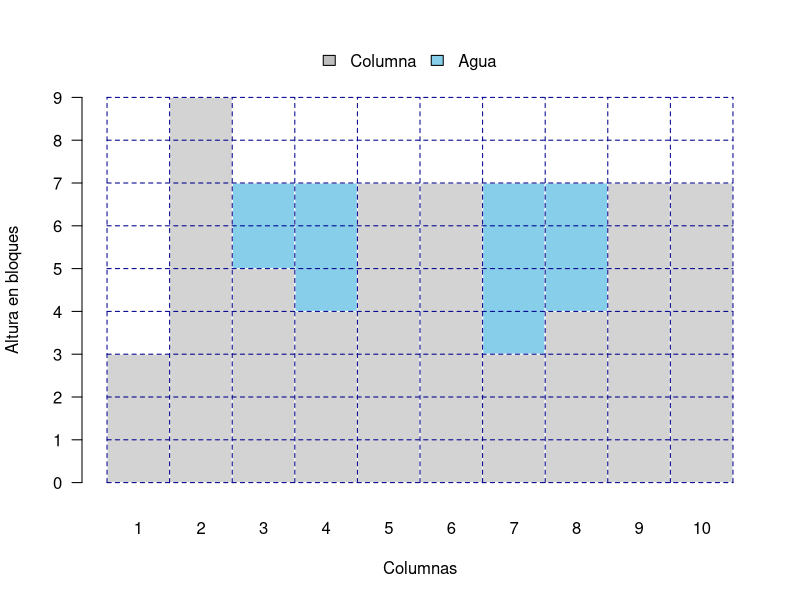

The R source for this figure:
## ---- chunk 1
knitr::opts_chunk$set(warning = F)
## ---- chunk 2
set.seed(3)
x = ceiling(runif(10,1,10))
x.agua = rep(c(3,4,7,8),c(7,7,7,7))

agua = hist(x.agua, breaks = 1:11, right = F, ylim = c(0,9), xlim = c(1,11),
         xaxt = "n", yaxt = "n", main = "", ylab = "Altura en bloques", xlab = "Columnas",
         col = "skyblue", border = "white")

paredes = hist(rep(1:10,x), breaks = 1:11, right = F, add = T, border = "white")

axis(1, at = paredes$mids, labels = 1:10, tick = F)
axis(2, at = c(0:9), labels = 0:9, las = 1)

for(i in 0:(length(x) + 1)){
  lines(c(i,i),c(0,9), lty = 2, col = "darkblue")
  if(i < 10)
  lines(c(1,11),c(i,i), lty = 2, col = "darkblue")
}

legend("top", y = NULL, legend = c("Columna", "Agua"), fill = c("gray", "skyblue"),
       horiz = T, bty = "n", inset = c(0,-0.1), xpd = T)
## ---- chunk 3
nieve1 = function(alturas){
  m = matrix(NA, nrow = max(alturas), ncol = length(alturas))
  for (i in 1:length(alturas)) {
    if(alturas[i] > 0){
      m[1:alturas[i],i] = "bloque" 
    }
  }
  print(m)
  cantidad.por.fila = apply(m, 1, FUN = function(x){
    validos = which(x == "bloque")
    x = x[min(validos):max(validos)]
    suma = 0
    for (i in 1:length(x) - 1) {
      if(is.na(x[i+1])){
        suma = suma + 1
      }
    }
    return(suma)
  })
  total = sum(cantidad.por.fila)
  return(total)
}
set.seed(3)
x = ceiling(runif(10,1,10))
n = nieve1(x)
## ---- chunk 4
lluvia1 = function(alturas){
  # Matriz que representa las columnas
  m = matrix(NA, nrow = max(alturas), ncol = length(alturas))
  
  for (i in 1:length(alturas)) {
    if(alturas[i] > 0){
      m[1:alturas[i],i] = "bloque" # Rellenamos lo valores de la matriz
    }
  }
  
  # Determinamos las casillas que pueden llenarse de agua
  cantidad.por.fila = apply(m, 1, FUN = function(x){ # Operamos cada fila de la matriz
    
    # Miramos todas las casillas de la fila en las que hay bloques.
    validos = which(x == "bloque")
    
    # Establecemos el inicio y término que se considerará en la fila,
    # ya que no tiene sentido iniciar y terminar en columnas de 0 bloques.
    x = x[min(validos):max(validos)]
    
    suma = 0 # Suma que refleja la cantidad de casillas que se llenarán de agua.
    
    for (i in 1:length(x)-1) { # Recorremos la final desde la primer  posición hasta la penúltima.
                               # Sin embargo, más abajo se hace uso para evaluar desde segunda la posición
                               # hasta la última
      
      # Esta condición es la que se menciono respecto a las columnas de los extremos,
      # que no pueden acumular agua, específicamente solo debemos eliminar la columna
      # de la primera posición.
      if(is.na(x[i+1])){
        suma = suma + 1 # Si la casilla está vacía, se llenará de agua
      }
    }
    
    return(suma) # Retornamos la suma
  })
  
  suma = sum(cantidad.por.fila) # Retornamos la suma
  
  return(suma)
}
## ---- chunk 5
lluvia2 = function(alturas){
  
  # Automáticamente retornamos cero en caso de que solo se ingrese una columna.
  if(length(alturas) == 1) {
    return(0)
  }
  
  # Recorta el vector hasta determinar que la altura de la primer y última columna son distinta de cero.
  while (alturas[1] == 0 | alturas[length(alturas)] == 0){
    if(alturas[1] == 0) alturas = alturas[-1] # Modificador de la columna izquierda.
    if(alturas[length(alturas)] == 0) alturas = alturas[-length(alturas)] # Modificador de la columna derecha.
  }
  
  # Se establece una altura máxima en la cual se empieza, la cual por defecto corresponde a la primera 
  # posición del vector columnas con alturas mayor a cero en los extremos.
  max1 = which(alturas > 0)[1]
  
  # Establecemos una segunda altura máxima.
  # La condición verifica si existe una columna de altura mayor o igual a la de max1
  max2 = ifelse(sum(alturas[2:length(alturas)] >= alturas[max1]) > 0,
                
                # En caso de ser así, determina la posición de la primera columna que
                # cumple la condición aparte de max1.
                which(alturas >= alturas[max1])[2],
                
                # En caso contrario, determina la columna más alta posible entre las restantes.
                which.max(alturas[-1])+1)
  
  # Luego se suman la cantidad de casillas en base a la diferencia de las alturas.
  suma = ifelse(alturas[max1] <= alturas[max2], # Cuando max1 es mas pequeña que max2,
                # es decir que la columna de la derecha es más alta.
                
                # En ese caso, se suman las diferencia de las columnas que se encuentran
                # entre max1 y max2, respecto a max1.
                sum(alturas[max1] - alturas[max1:(max2-1)]),
                
                # De no cumplirse la condición, se suman las diferencia de las columnas que se encuentran
                # entre max1 y max2, respecto a max2.
                sum(alturas[max2] - alturas[(max1+1):max2]))
  
  # Se eliminan las columnas ya analizadas del vector que contiene las alturas, a excepción de max2.
  alturas = alturas[-c(1:(max2-1))]
  
  # Se hace uso de la recursividad para analizar las columnas restantes.
  suma = suma + lluvia2(alturas)  # Se acumula la suma de la recursividad.
  
  return(suma) # Finalmente se retorna la suma
}
## ---- chunk 6
columnas = c(3,9,5,4,7,7,3,4,7,7)
paste("La cantidad de bloques con agua es", lluvia1(columnas))
paste("La cantidad de bloques con agua es", lluvia2(columnas))
